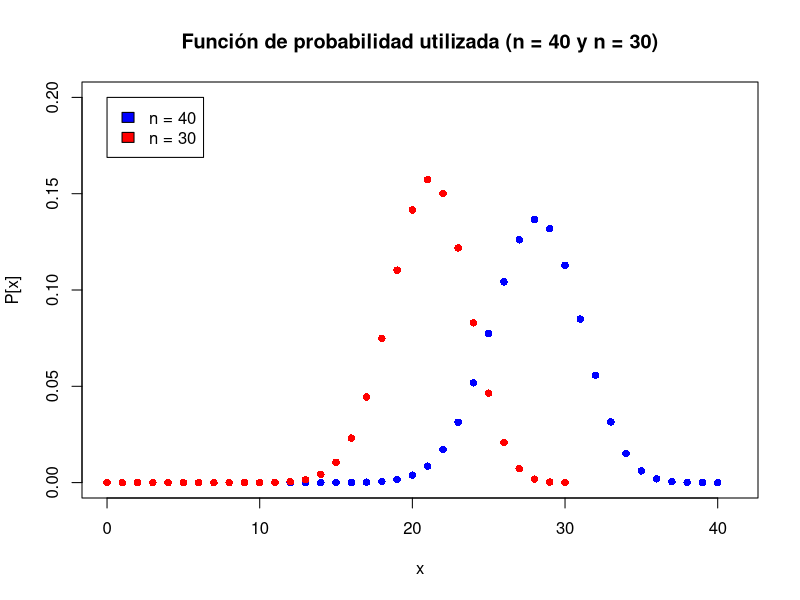
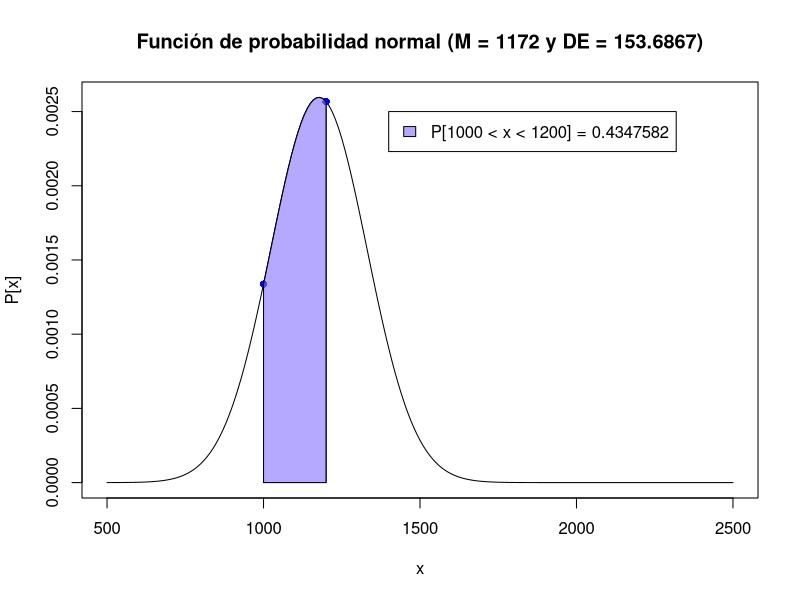
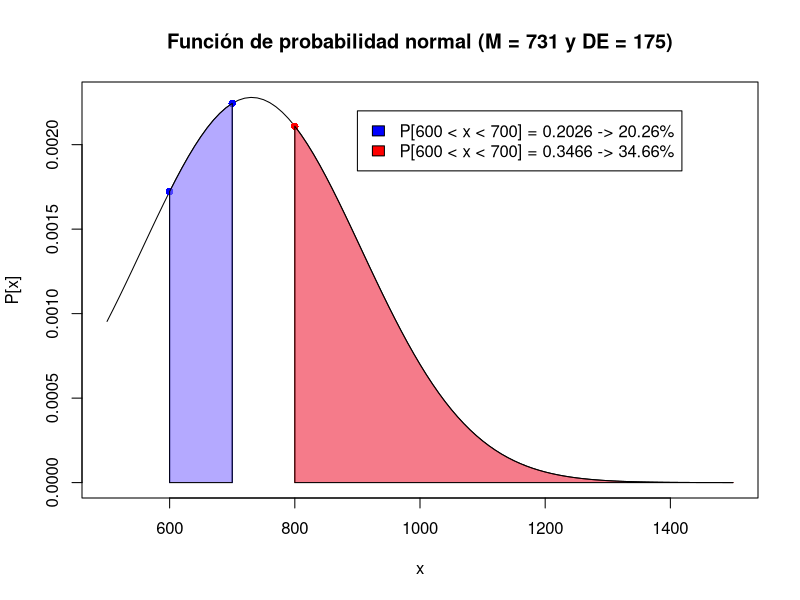

Source code (R) for these figures, in order:
## ---- chunk 1
dbinom(20, 40, 0.7)
## ---- chunk 2
dbinom(20, 40, 0.7) * 100
## ---- chunk 3
dbinom(20, 30, 0.7)
## ---- chunk 4
dbinom(20, 30, 0.7) * 100
## ---- chunk 5
# Generamos los valores para la distribución del primer inciso (n = 40).
x1 <- seq(0, 40, 1)
dots1 <- data.frame( x1, Probabilidad = dbinom(x1, 40, 0.7) )

# Generamos los valores para la distribución del segundo inciso (n = 30).
x2 <- seq(0, 30, 1)
dots2 <- data.frame( x2, Probabilidad = dbinom(x2, 30, 0.7) )

# Cremos la gráfica.
plot(x = 1,
     type = "n",
     xlim = c(0, 41), 
     ylim = c(0, 0.2),
     pch = 16,
     xlab = "x", 
     ylab = "P[x]",
     main = "Función de probabilidad utilizada (n = 40 y n = 30)")

# Agregamos los valores de la función con n = 40.
points(dots1,
       pch = 16,
       col = "blue")
# Agregamos los valores de la función con n = 30.
points(dots2,
       pch = 16,
       col = "red")
# Agregamos la leyenda para diferenciar ambas funciones en la gráfica.
legend(0, 0.2, legend=c("n = 40", "n = 30"), fill=c("blue", "red"))
## ---- chunk 6
m <- 1177
de <- 972 / (sqrt(40))
m
de
## ---- chunk 7
pnorm(1200, m, de) - pnorm(1000, m, de)
## ---- chunk 8
(pnorm(1200, m, de) - pnorm(1000, m, de)) * 100
## ---- chunk 9
# Generamos los valores para la distribución.
x1 <- seq(500, 2500, 10)
dots1 <- data.frame( x1, Probabilidad = dnorm(x1, m, de) )

# Generamos los valores para la pequeña porción bajo la curva que nos interesaba.
x2 <- seq(1000, 1200, 10)
dots2 <- data.frame( x2, dnorm(x2, m, de))
dots2 <- rbind(dots2, list(1200, 0))
dots2 <- rbind(dots2, list(1000, 0))

# Cremos la gráfica.
plot(dots1,
     type = "l",
     pch = 16,
     xlab = "x", 
     ylab = "P[x]",
     main = "Función de probabilidad normal (M = 1172 y DE = 153.6867)")

# Agregamos los puntos y el poligono para delimitar el área.
points(c(1000, 1200),
       c(dnorm(1000, m, de), dnorm(1200, m, de)),
       pch = 16,
       col = "blue")
lines(c(1000, 1000),
      c(0, dnorm(1000, m, de)),
      col="blue")
lines(c(1200, 1200),
      c(0, dnorm(1200, m, de)),
      col="blue")
polygon(dots2, col=rgb(0.51, 0.44, 1, alpha=0.6))

# Agregamos la leyenda.
legend(1400, 0.0025, legend="P[1000 < x < 1200] = 0.4347582", fill=rgb(0.51, 0.44, 1, alpha=0.6))
## ---- chunk 10
m <- 731
de <- 175
## ---- chunk 11
p <- pnorm(700, m, de) - pnorm(600, m, de)
p
## ---- chunk 12
p * 100
## ---- chunk 13
p <- 1 - pnorm(800, m, de)
p
## ---- chunk 14
p * 100
## ---- chunk 15
# Generamos los valores para la distribución.
x1 <- seq(500, 1500, 10)
dots1 <- data.frame( x1, Probabilidad = dnorm(x1, m, de) )

# Generamos los valores para el area del inciso 3.1
x2 <- seq(600, 700, 10)
dots2 <- data.frame( x2, dnorm(x2, m, de))
dots2 <- rbind(dots2, list(700, 0))
dots2 <- rbind(dots2, list(600, 0))

# Generamos los valores para el area del inciso 3.2
x3 <- seq(800, 1500, 10)
dots3 <- data.frame( x3, dnorm(x3, m, de))
dots3 <- rbind(dots3, list(1500, 0))
dots3 <- rbind(dots3, list(800, 0))

# Cremos la gráfica.
plot(dots1,
     type = "l",
     pch = 16,
     xlab = "x", 
     ylab = "P[x]",
     main = "Función de probabilidad normal (M = 731 y DE = 175)")

# Agregamos el area del inciso 3.1
points(c(600, 700),
       c(dnorm(600, m, de), dnorm(700, m, de)),
       pch = 16,
       col = "blue")
lines(c(600, 600),
      c(0, dnorm(600, m, de)),
      col="blue")
lines(c(700, 700),
      c(0, dnorm(700, m, de)),
      col="blue")
polygon(dots2, col=rgb(0.51, 0.44, 1, alpha=0.6))

# Agregamos el area del inciso 3.2
points(c(800),
       c(dnorm(800, m, de)),
       pch = 16,
       col = "red")
lines(c(800, 800),
      c(0, dnorm(800, m, de)),
      col="red")
lines(c(1500, 1500),
      c(0, dnorm(1500, m, de)),
      col="red")
polygon(dots3, col= rgb(239/255, 35/255, 60/255, alpha=0.6))

# Agregamos la leyenda.
legend(900, 0.0022, legend=c("P[600 < x < 700] = 0.2026 -> 20.26%", "P[600 < x < 700] = 0.3466 -> 34.66%"), fill=c("blue", "red"))

